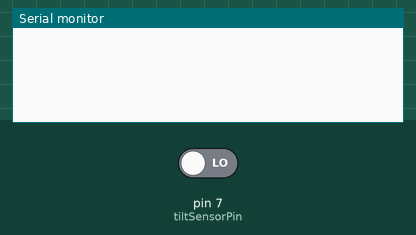
Recording of a sketch running on a simulated Arduino Uno, built with avr-gcc and run on an emulated ATmega328P. Parts: the last lines printed to the serial monitor. The inputs (shaded band) are chosen by the test bench; at power-on: pin 7 (tiltSensorPin) LOW.

Above: at 1.3 s.
1.4 s: pin 7 (tiltSensorPin) driven HIGH
At 2.4 s:
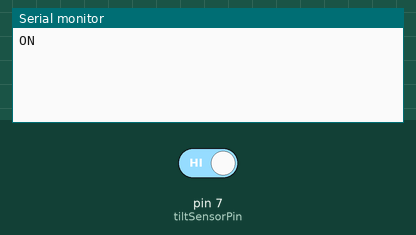
3.0 s: pin 7 (tiltSensorPin) driven LOW
At 3.6 s:
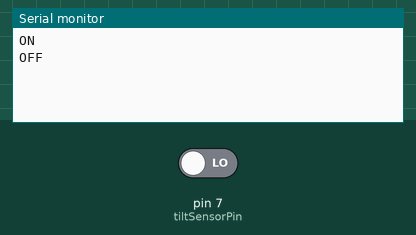

Measured:
- after the input at 1.4 s, the serial monitor: prints a new line after 0.10 s (image 1)
- after the input at 3.0 s, the serial monitor: prints a new line at once (image 2)

The sketch:

tilt.ino
```cpp
// https://www.arduino.cc/en/Tutorial/TiltSensor

int tiltSensorPin = 7;
int state = 0;
void setup() {
  pinMode(tiltSensorPin, INPUT);
  Serial.begin(9600);
}

void loop() {
  int tiltReading = digitalRead(tiltSensorPin);

  if (tiltReading == HIGH && state == 0) {
    Serial.println("ON");
    state = 1;
  } else if (tiltReading == LOW && state == 1){
    Serial.println("OFF");
    state = 0;
  }
  delay(250);
}
```
